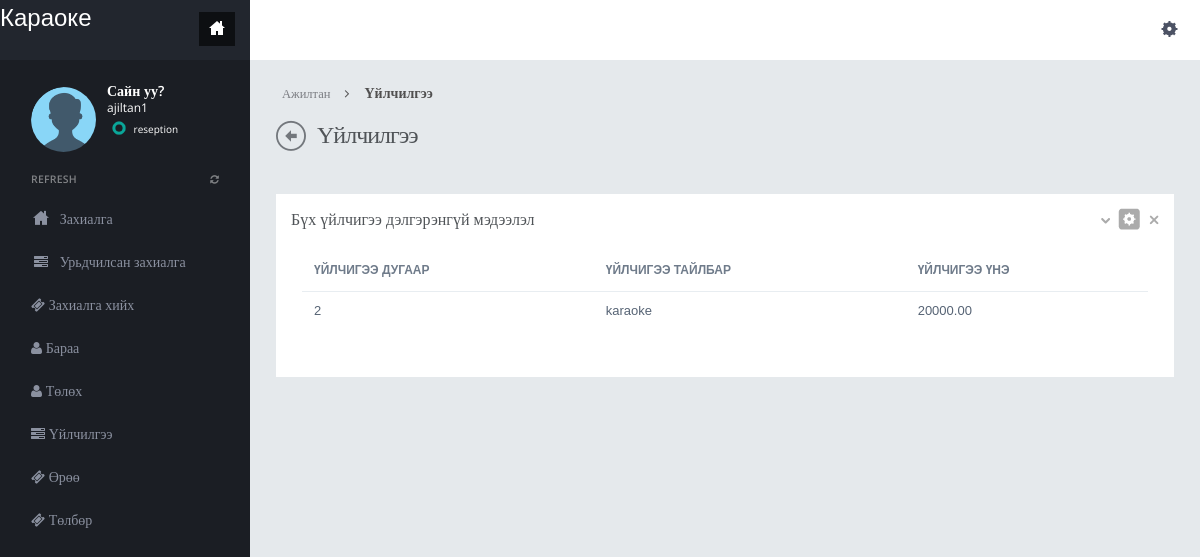
The app's page /service.php (signed in), older data.
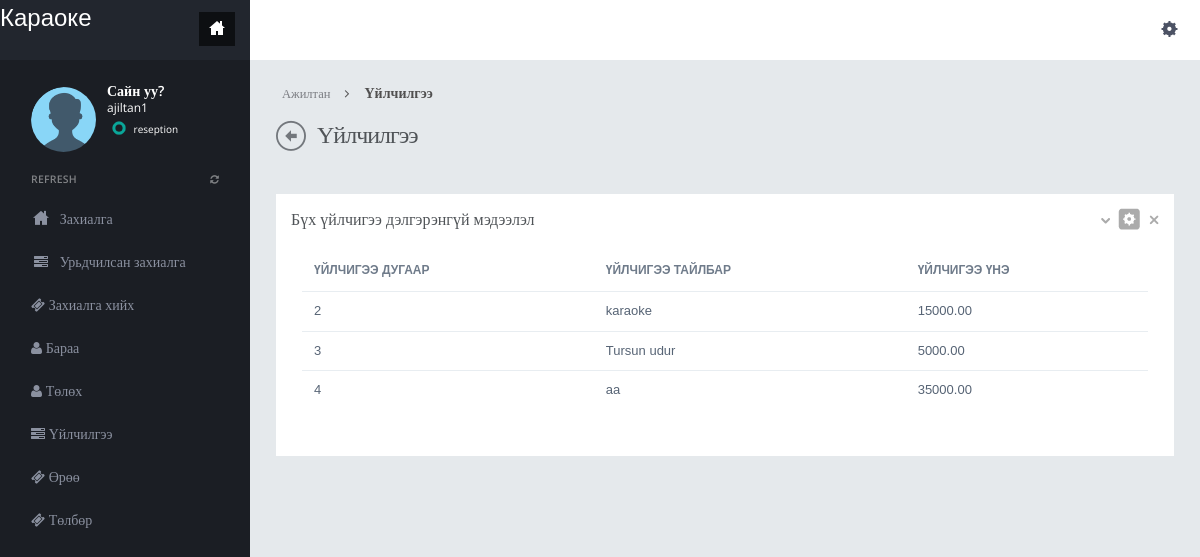
The same page, newer data.
### tables this page shows
CREATE TABLE `service` (
  `ServiceID` int(11) NOT NULL,
  `Description` text DEFAULT NULL,
  `Price` decimal(10,2) DEFAULT NULL
);

### service.php (the view, shortened to what this page needs)
<?php
include("dbconnection.php");
?>
<!DOCTYPE html>
<html>
<head>
<link href="assets/plugins/pace/pace-theme-flash.css" rel="stylesheet" type="text/css" media="screen"/>
<link href="assets/plugins/bootstrap-wysihtml5/bootstrap-wysihtml5.css" rel="stylesheet" type="text/css"/>
<link href="assets/plugins/boostrapv3/css/bootstrap.min.css" rel="stylesheet" type="text/css"/>
<link href="assets/plugins/boostrapv3/css/bootstrap-theme.min.css" rel="stylesheet" type="text/css"/>
<link href="assets/plugins/font-awesome/css/font-awesome.css" rel="stylesheet" type="text/css"/>
<link href="assets/css/animate.min.css" rel="stylesheet" type="text/css"/>
<link href="assets/plugins/jquery-scrollbar/jquery.scrollbar.css" rel="stylesheet" type="text/css"/>
<link href="assets/css/style.css" rel="stylesheet" type="text/css"/>
<link href="assets/css/responsive.css" rel="stylesheet" type="text/css"/>
<link href="assets/css/custom-icon-set.css" rel="stylesheet" type="text/css"/>
</head>
<body class="">
<?php include("header.php");?>
<div class="page-container row">
  <?php include("leftbar.php");?>
    </div>
  </div>
  <div class="page-content">
    <div class="content">
      <ul class="breadcrumb">
        <li>
          <p>Ажилтан</p>
        </li>
        <li><a href="#" class="active">Үйлчилгээ</a></li>
      </ul>
      <div class="page-title"> <i class="icon-custom-left"></i>
        <h3>Үйлчилгээ</h3>
      </div>
      <br>
      <div class="row">
                    <div class="col-md-12">
                        <div class="row">
                            <div class="col-md-12">
                                <div class="grid simple ">
                                    <div class="grid-title no-border">
                                        	<h4>Бүх үйлчигээ дэлгэрэнгүй мэдээлэл</h4>
                                        <div class="tools">	<a href="javascript:;" class="collapse"></a>
											<a href="service-regist.php"  class="config"></a>
											<a href="javascript:;" class="remove"></a>
                                        </div>
                                    </div>
                                    <div class="grid-body no-border">
                                            <table class="table table-hover no-more-tables">
                                                <thead>
                                                    <tr>
                                                        <th>үйлчигээ дугаар</th>
                                                        <th>үйлчигээ тайлбар</th>
                                                        <th>үйлчигээ үнэ</th>
                                                    </tr>
                                                </thead>
                                                <tbody>
                                                <?php $ret=mysqli_query($con,"select * from service");
												while($row=mysqli_fetch_array($ret))
												{
												?>
                                                    <tr>
                                                        <td><?php echo $row['ServiceID'];?></td>
                                                        <td><?php echo $row['Description'];?></td>
                                                        <td><?php echo $row['Price'];?></td>
                                                    </tr>
                                                    <?php  } ?>
                                                </tbody>
                                            </table>
                                    </div>
                                </div>
                            </div>
                        </div>
                    </div>
					</div>
                </div>
            </div>
</div>
</body>
</html>

Row changes from the older to the newer data that the page shows:
changed service "karaoke": Price "20000.00" → "15000.00"
added service: ServiceID "3", Description "Tursun udur", Price "5000.00"
added service: ServiceID "4", Description "aa", Price "35000.00"
